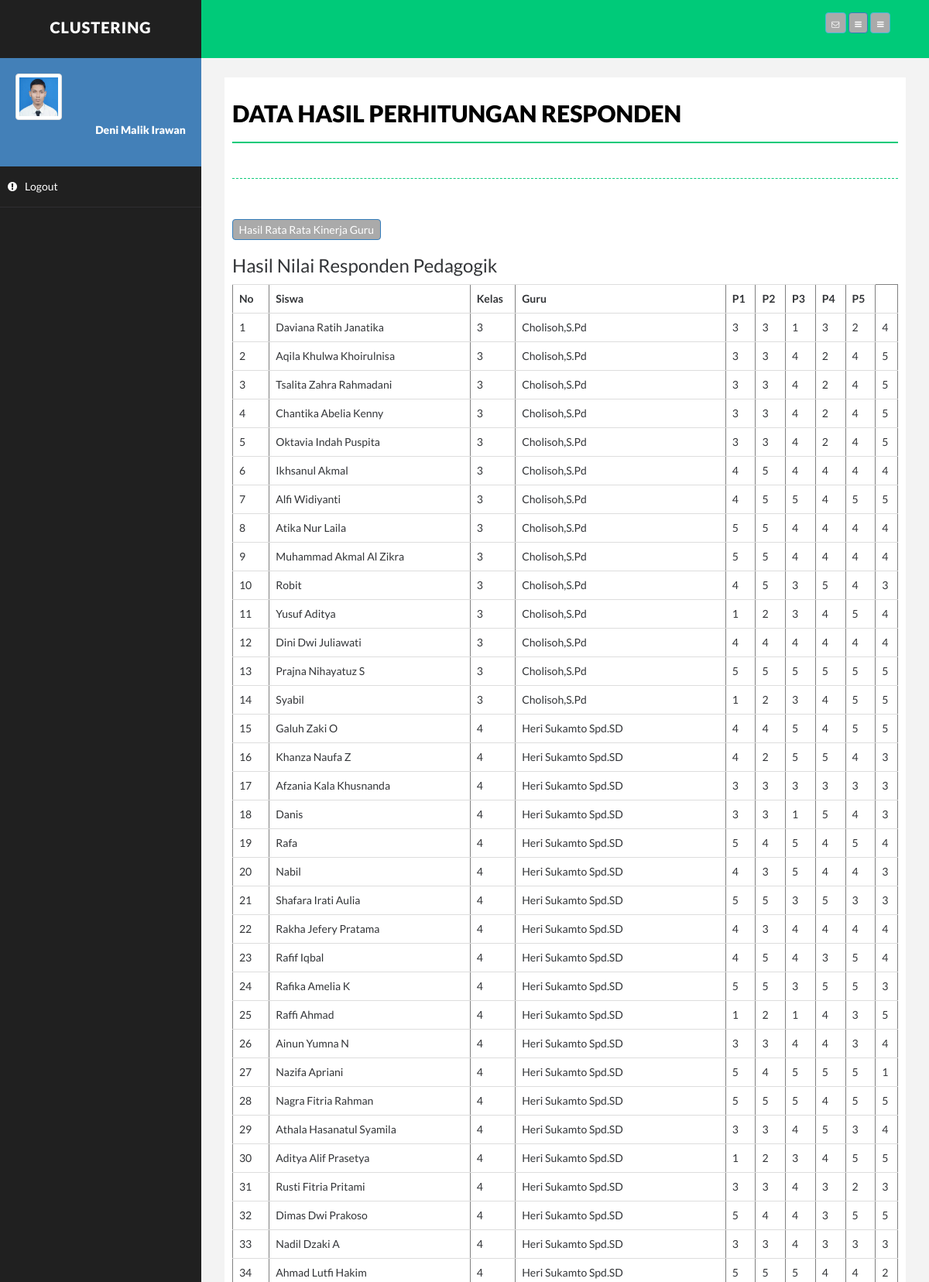
/pedagogik.php (upper part), run on the app's committed database.
### tables this page shows
CREATE TABLE `hasil` (
  `id` int(10) NOT NULL,
  `nama` varchar(150) NOT NULL,
  `absen` int(10) NOT NULL,
  `jekel` varchar(75) NOT NULL,
  `kelas` varchar(75) NOT NULL,
  `tempat` varchar(75) NOT NULL,
  `tanggal` date NOT NULL,
  `alamat` varchar(75) NOT NULL,
  `guru` varchar(75) NOT NULL,
  `mp1` int(10) DEFAULT NULL,
  `mp2` int(10) DEFAULT NULL,
  `mp3` int(10) DEFAULT NULL,
  `mp4` int(10) DEFAULT NULL,
  `mp5` int(10) DEFAULT NULL,
  `mp6` int(10) DEFAULT NULL,
  `ti1` int(10) DEFAULT NULL,
  `ti2` int(10) DEFAULT NULL,
  `ti3` int(10) DEFAULT NULL,
  `ti4` int(10) DEFAULT NULL,
  `ti5` int(10) DEFAULT NULL,
  `si1` int(10) DEFAULT NULL,
  `si2` int(10) DEFAULT NULL,
  `si3` int(10) DEFAULT NULL,
  `si4` int(10) DEFAULT NULL,
  `si5` int(10) DEFAULT NULL,
  `km1` int(10) DEFAULT NULL,
  `km2` int(10) DEFAULT NULL,
  `km3` int(10) DEFAULT NULL,
  `km4` int(10) DEFAULT NULL,
  `km5` int(10) NOT NULL
);

### pedagogik.php (the view, shortened to what this page needs)
<!DOCTYPE html>
<html xmlns="http://www.w3.org/1999/xhtml">
<head>
    <link href="assets/css/bootstrap.css" rel="stylesheet" />
    <link href="assets/css/font-awesome.css" rel="stylesheet" />
    <link href="assets/css/basic.css" rel="stylesheet" />
    <link href="assets/css/custom.css" rel="stylesheet" />
</head>
<body>
    <div id="wrapper">
        <nav class="navbar navbar-default navbar-cls-top " role="navigation" style="margin-bottom: 0">
            <div class="navbar-header">
                <a class="navbar-brand" href="">Clustering</a>
            </div>
            <div class="header-right">
                <a href="gambar.php" class="btn btn-info" title="Gambar"><b> </b><i class="fa fa-envelope-o fa-2x"></i></a>
                <a href="kalender.php" class="btn btn-primary" title="Calendar"><b></b><i class="fa fa-bars fa-2x"></i></a>
                <a href="video.php" class="btn btn-info" title="Video"><i class="fa fa-bars fa-2x"></i></a>
            </div>
        </nav>
<?php
include"menu.php";
?>
<head>
</head>
        <div id="page-wrapper">
          <div id="page-inner">
                <div class="row">
                    <div class="col-md-12">
                        <h1 class="page-head-line">Data Hasil Perhitungan Responden</h1>
                      <h1 class="page-subhead-line"></h1>
                    </div>
                </div>
</head>
<!DOCTYPE html>
<html>
<head>
<link rel="stylesheet" type="text/css" href="style.css">
</head>
<body>
	<br/>
	<a href='profesional.php' target='_blank'  class='btn btn-primary'> Hasil Rata Rata Kinerja Guru </a>
	<h3>Hasil Nilai Responden Pedagogik </h3>
	<table border="1" class="table">
		<tr>
			<th>No</th>
			<th>Siswa</th>
			<th>Kelas </th>
			<th>Guru</th>
			<th>P1</th>
			<th>P2</th>
			<th>P3</th>
			<th>P4</th>
			<th>P5</th>
		</tr>
		<?php
		$query_mysql = mysql_query("SELECT * FROM hasil")or die(mysql_error());
		$nomor = 1;
        while($data = mysql_fetch_array($query_mysql)){
		?>
		<tr>
<td><?php echo $nomor++; ?></td>
<td><?php echo $data['nama']; ?></td>
<td><?php echo $data['kelas']; ?></td>
<td><?php echo $data['guru']; ?></td>
<td><?php echo $data['mp1']; ?></td>
<td><?php echo $data['mp2']; ?></td>
<td><?php echo $data['mp3']; ?></td>
<td><?php echo $data['mp4']; ?></td>
<td><?php echo $data['mp5']; ?></td>
<td><?php echo $data['mp6']; ?></td>
		</tr>
		<?php } ?>
	</table>
</body>
</html>
            </div>
        </div>
    </div>
</body>
</html>

### assets/css/basic.css (style rules this page uses)
body { font-family: 'Open Sans', sans-serif; line-height:25px; }
#wrapper { width: 100%; background: #202020; }
#page-wrapper { padding: 15px 15px; min-height: 600px; background: #F3F3F3; }
#page-inner { width: 100%; margin: 10px 20px 10px 0px; background-color: #fff!important; padding: 10px; min-height: 1200px; }
.page-head-line { font-size: 30px; text-transform: uppercase; color: #000; font-weight: 800; padding-bottom: 20px; border-bottom: 2px solid #00CA79; margin-bottom: 10px; }
.page-subhead-line { font-size: 14px; padding-top: 5px; padding-bottom: 20px; font-style:italic; margin-bottom:30px; border-bottom:1px dashed #00CA79; }
.navbar-cls-top .navbar-brand { color: #fff; background: #202020; width: 260px; text-align: center; height: 75px; font-size: 20px; letter-spacing: 1px; font-weight: 900; padding-top: 25px; text-transform:uppercase; }
.header-right { color: #fff; padding: 15px 50px 5px 50px; float: right; font-size: 16px; }
.navbar-cls-top { background: #00CA79; border-bottom: none; }
.navbar-default { border: 0px solid black; }
.navbar-header { background: #000000; }
@media (min-width:768px) { #page-wrapper { margin: 0 0 0 260px; padding: 15px 30px; min-height: 1200px; } }
@media (min-width:768px) { .navbar { border-radius: 0px; } }

### Chart/samples/style.css (style rules this page uses)
body, html { color: #333538; font-family: 'Lato', sans-serif; line-height: 1.6; padding: 0; margin: 0; }
a { color: #f27173; text-decoration: none; }
.btn { background-color: #aaa; border-radius: 4px; color: white; padding: 0.25rem 0.75rem; }
.btn .fa { font-size: 1rem; }

### data on the page
hasil: nama "Daviana Ratih Janatika", kelas "3", guru "Cholisoh,S.Pd", mp1 "3", mp2 "3", mp3 "1", mp4 "3", mp5 "2", mp6 "4"
hasil: nama "Aqila Khulwa Khoirulnisa", kelas "3", guru "Cholisoh,S.Pd", mp1 "3", mp2 "3", mp3 "4", mp4 "2", mp5 "4", mp6 "5"
hasil: nama "Tsalita Zahra Rahmadani", kelas "3", guru "Cholisoh,S.Pd", mp1 "3", mp2 "3", mp3 "4", mp4 "2", mp5 "4", mp6 "5"
hasil: nama "Chantika Abelia Kenny", kelas "3", guru "Cholisoh,S.Pd", mp1 "3", mp2 "3", mp3 "4", mp4 "2", mp5 "4", mp6 "5"
hasil: nama "Oktavia Indah Puspita", kelas "3", guru "Cholisoh,S.Pd", mp1 "3", mp2 "3", mp3 "4", mp4 "2", mp5 "4", mp6 "5"
hasil: nama "Ikhsanul Akmal", kelas "3", guru "Cholisoh,S.Pd", mp1 "4", mp2 "5", mp3 "4", mp4 "4", mp5 "4", mp6 "4"
hasil: nama "Alfi Widiyanti", kelas "3", guru "Cholisoh,S.Pd", mp1 "4", mp2 "5", mp3 "5", mp4 "4", mp5 "5", mp6 "5"
hasil: nama "Atika Nur Laila", kelas "3", guru "Cholisoh,S.Pd", mp1 "5", mp2 "5", mp3 "4", mp4 "4", mp5 "4", mp6 "4"
hasil: nama "Muhammad Akmal Al Zikra", kelas "3", guru "Cholisoh,S.Pd", mp1 "5", mp2 "5", mp3 "4", mp4 "4", mp5 "4", mp6 "4"
hasil: nama "Robit", kelas "3", guru "Cholisoh,S.Pd", mp1 "4", mp2 "5", mp3 "3", mp4 "5", mp5 "4", mp6 "3"
hasil: nama "Yusuf Aditya", kelas "3", guru "Cholisoh,S.Pd", mp1 "1", mp2 "2", mp3 "3", mp4 "4", mp5 "5", mp6 "4"
hasil: nama "Dini Dwi Juliawati", kelas "3", guru "Cholisoh,S.Pd", mp1 "4", mp2 "4", mp3 "4", mp4 "4", mp5 "4", mp6 "4"
hasil: nama "Prajna Nihayatuz S", kelas "3", guru "Cholisoh,S.Pd", mp1 "5", mp2 "5", mp3 "5", mp4 "5", mp5 "5", mp6 "5"
hasil: nama "Syabil", kelas "3", guru "Cholisoh,S.Pd", mp1 "1", mp2 "2", mp3 "3", mp4 "4", mp5 "5", mp6 "5"
hasil: nama "Galuh Zaki O", kelas "4", guru "Heri Sukamto Spd.SD", mp1 "4", mp2 "4", mp3 "5", mp4 "4", mp5 "5", mp6 "5"
hasil: nama "Khanza Naufa Z", kelas "4", guru "Heri Sukamto Spd.SD", mp1 "4", mp2 "2", mp3 "5", mp4 "5", mp5 "4", mp6 "3"
hasil: nama "Afzania Kala Khusnanda", kelas "4", guru "Heri Sukamto Spd.SD", mp1 "3", mp2 "3", mp3 "3", mp4 "3", mp5 "3", mp6 "3"
hasil: nama "Danis", kelas "4", guru "Heri Sukamto Spd.SD", mp1 "3", mp2 "3", mp3 "1", mp4 "5", mp5 "4", mp6 "3"
hasil: nama "Rafa", kelas "4", guru "Heri Sukamto Spd.SD", mp1 "5", mp2 "4", mp3 "5", mp4 "4", mp5 "5", mp6 "4"
hasil: nama "Nabil", kelas "4", guru "Heri Sukamto Spd.SD", mp1 "4", mp2 "3", mp3 "5", mp4 "4", mp5 "4", mp6 "3"
hasil: nama "Shafara Irati Aulia", kelas "4", guru "Heri Sukamto Spd.SD", mp1 "5", mp2 "5", mp3 "3", mp4 "5", mp5 "3", mp6 "3"
hasil: nama "Rakha Jefery Pratama", kelas "4", guru "Heri Sukamto Spd.SD", mp1 "4", mp2 "3", mp3 "4", mp4 "4", mp5 "4", mp6 "4"
hasil: nama "Rafif Iqbal", kelas "4", guru "Heri Sukamto Spd.SD", mp1 "4", mp2 "5", mp3 "4", mp4 "3", mp5 "5", mp6 "4"
hasil: nama "Rafika Amelia K", kelas "4", guru "Heri Sukamto Spd.SD", mp1 "5", mp2 "5", mp3 "3", mp4 "5", mp5 "5", mp6 "3"
hasil: nama "Raffi Ahmad", kelas "4", guru "Heri Sukamto Spd.SD", mp1 "1", mp2 "2", mp3 "1", mp4 "4", mp5 "3", mp6 "5"
hasil: nama "Ainun Yumna N", kelas "4", guru "Heri Sukamto Spd.SD", mp1 "3", mp2 "3", mp3 "4", mp4 "4", mp5 "3", mp6 "4"
hasil: nama "Nazifa Apriani", kelas "4", guru "Heri Sukamto Spd.SD", mp1 "5", mp2 "4", mp3 "5", mp4 "5", mp5 "5", mp6 "1"
hasil: nama "Nagra Fitria Rahman", kelas "4", guru "Heri Sukamto Spd.SD", mp1 "5", mp2 "5", mp3 "5", mp4 "4", mp5 "5", mp6 "5"
hasil: nama "Athala Hasanatul Syamila", kelas "4", guru "Heri Sukamto Spd.SD", mp1 "3", mp2 "3", mp3 "4", mp4 "5", mp5 "3", mp6 "4"
hasil: nama "Aditya Alif Prasetya", kelas "4", guru "Heri Sukamto Spd.SD", mp1 "1", mp2 "2", mp3 "3", mp4 "4", mp5 "5", mp6 "5"
hasil: nama "Rusti Fitria Pritami", kelas "4", guru "Heri Sukamto Spd.SD", mp1 "3", mp2 "3", mp3 "4", mp4 "3", mp5 "2", mp6 "3"
hasil: nama "Dimas Dwi Prakoso", kelas "4", guru "Heri Sukamto Spd.SD", mp1 "5", mp2 "4", mp3 "4", mp4 "3", mp5 "5", mp6 "5"
hasil: nama "Nadil Dzaki A", kelas "4", guru "Heri Sukamto Spd.SD", mp1 "3", mp2 "3", mp3 "4", mp4 "3", mp5 "3", mp6 "3"
hasil: nama "Ahmad Lutfi Hakim", kelas "4", guru "Heri Sukamto Spd.SD", mp1 "5", mp2 "5", mp3 "5", mp4 "4", mp5 "4", mp6 "2"
